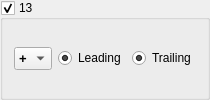
          <widget class="QGroupBox" name="channelGroupBox_13">
           <property name="minimumSize">
            <size>
             <width>0</width>
             <height>30</height>
            </size>
           </property>
           <property name="toolTip">
            <string>Enable Channel 13</string>
           </property>
           <property name="title">
            <string>13</string>
           </property>
           <property name="flat">
            <bool>false</bool>
           </property>
           <property name="checkable">
            <bool>true</bool>
           </property>
           <layout class="QHBoxLayout" name="horizontalLayout_34">
            <item>
             <widget class="QComboBox" name="PolarityComboBox13">
              <property name="font">
               <font>
                <pointsize>10</pointsize>
                <weight>75</weight>
                <bold>true</bold>
               </font>
              </property>
              <property name="toolTip">
               <string>Select channel input polarity</string>
              </property>
              <property name="frame">
               <bool>true</bool>
              </property>
              <item>
               <property name="text">
                <string>+</string>
               </property>
              </item>
              <item>
               <property name="text">
                <string>-</string>
               </property>
              </item>
             </widget>
            </item>
            <item>
             <widget class="QRadioButton" name="Channel_leading_radio_13">
              <property name="toolTip">
               <string>Enable TDC leading edge of channel</string>
              </property>
              <property name="text">
               <string>Leading</string>
              </property>
              <property name="checked">
               <bool>true</bool>
              </property>
              <property name="autoExclusive">
               <bool>false</bool>
              </property>
             </widget>
            </item>
            <item>
             <widget class="QRadioButton" name="Channel_trailing_radio_13">
              <property name="toolTip">
               <string>Enable TDC trailing edge of channel</string>
              </property>
              <property name="text">
               <string>Trailing</string>
              </property>
              <property name="checked">
               <bool>true</bool>
              </property>
              <property name="autoExclusive">
               <bool>false</bool>
              </property>
             </widget>
            </item>
           </layout>
          </widget>
